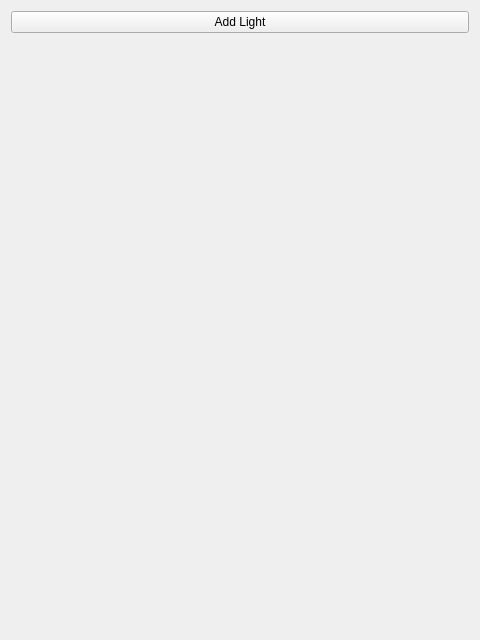
<?xml version="1.0" encoding="UTF-8"?>
<ui version="4.0">
 <class>LightsInspector</class>
 <widget class="QWidget" name="LightsInspector">
  <property name="geometry">
   <rect>
    <x>0</x>
    <y>0</y>
    <width>480</width>
    <height>640</height>
   </rect>
  </property>
  <property name="windowTitle">
   <string>Light Inspector</string>
  </property>
  <layout class="QVBoxLayout" name="verticalLayout">
   <property name="spacing">
    <number>2</number>
   </property>
   <item>
    <widget class="QPushButton" name="addLight">
     <property name="text">
      <string>Add Light</string>
     </property>
    </widget>
   </item>
   <item>
    <widget class="QScrollArea" name="scrollArea">
     <property name="sizePolicy">
      <sizepolicy hsizetype="Expanding" vsizetype="MinimumExpanding">
       <horstretch>0</horstretch>
       <verstretch>0</verstretch>
      </sizepolicy>
     </property>
     <property name="frameShape">
      <enum>QFrame::NoFrame</enum>
     </property>
     <property name="frameShadow">
      <enum>QFrame::Plain</enum>
     </property>
     <property name="lineWidth">
      <number>0</number>
     </property>
     <property name="widgetResizable">
      <bool>true</bool>
     </property>
     <widget class="QWidget" name="scrollAreaWidgetContents">
      <property name="geometry">
       <rect>
        <x>0</x>
        <y>0</y>
        <width>460</width>
        <height>562</height>
       </rect>
      </property>
      <layout class="QVBoxLayout" name="verticalLayout_2" stretch="0,0,0,0,0,0,1">
       <property name="spacing">
        <number>0</number>
       </property>
       <property name="leftMargin">
        <number>0</number>
       </property>
       <property name="topMargin">
        <number>0</number>
       </property>
       <property name="rightMargin">
        <number>0</number>
       </property>
       <property name="bottomMargin">
        <number>0</number>
       </property>
      </layout>
     </widget>
    </widget>
   </item>
  </layout>
 </widget>
 <resources>
  <include location="../pqComponents.qrc"/>
 </resources>
 <connections/>
</ui>
